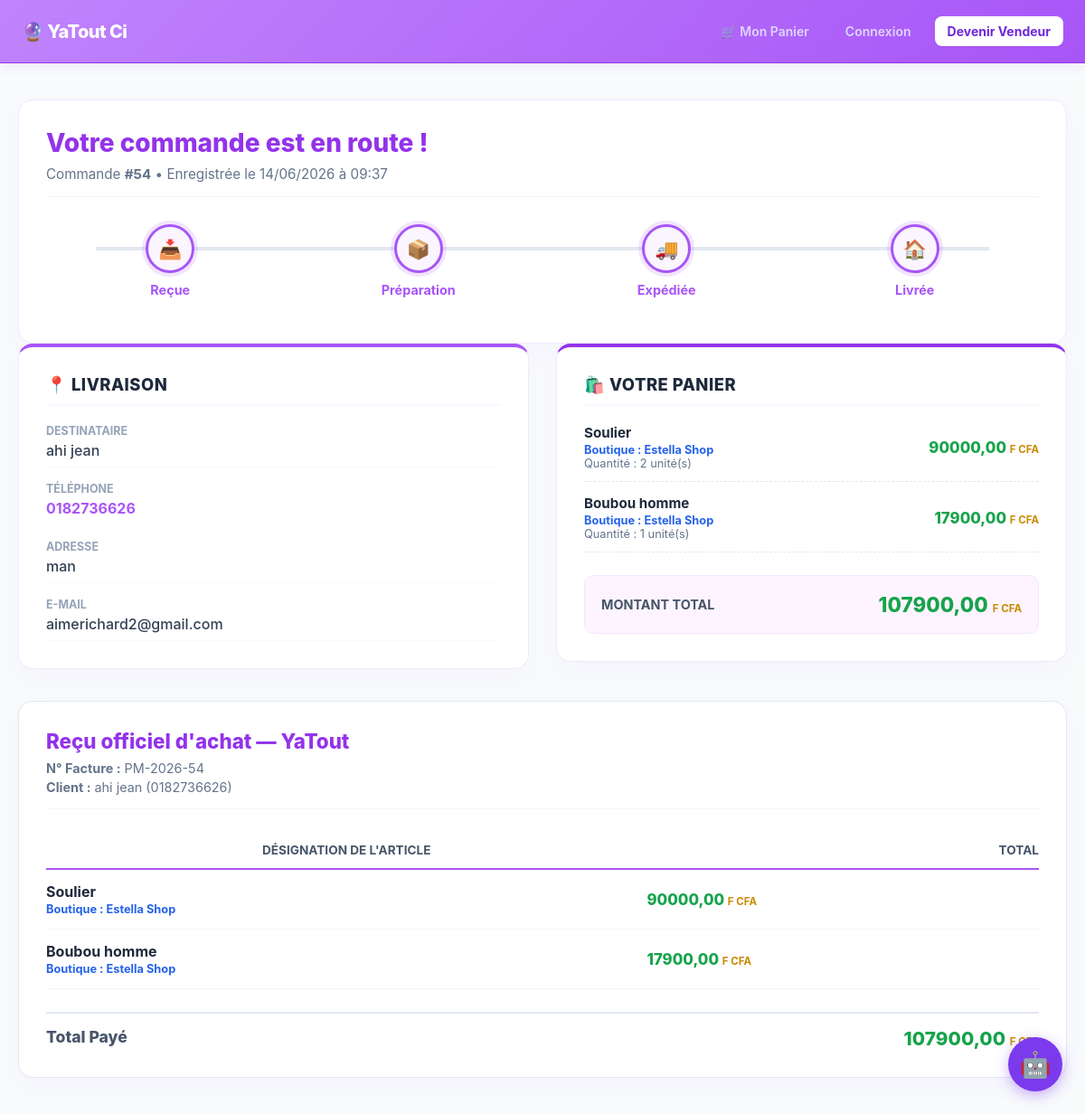
The app's page /commande/suivi/54/ with its own data.
### shop/models.py (models this page shows, shortened)
class Commande(models.Model):
    STATUT_CHOICES = [
        ('RECU', 'Commande reçue'),
        ('PREP', 'En cours de préparation'),
        ('EXPE', 'Expédiée'),
        ('LIVR', 'Livrée'),
    ]
    nom_client = models.CharField(max_length=255)
    email_client = models.EmailField()
    telephone = models.CharField(max_length=20, default="")
    adresse = models.TextField()
    date_commande = models.DateTimeField(auto_now_add=True)
    statut = models.CharField(max_length=4, choices=STATUT_CHOICES, default='RECU')
    def get_total_cost(self):
        return sum(item.get_cost() for item in self.items.all())

class LigneCommande(models.Model):
    commande = models.ForeignKey(Commande, on_delete=models.CASCADE, related_name='items')
    produit = models.ForeignKey(Produit, on_delete=models.CASCADE)
    prix = models.DecimalField(max_digits=10, decimal_places=2)  # Sauvegarde le prix au moment de l'achat
    quantite = models.PositiveIntegerField(default=1)
    def get_cost(self):
        return self.prix * self.quantite

class Produit(models.Model):
    vendeur = models.ForeignKey(Vendeur, on_delete=models.CASCADE, related_name='produits')
    nom = models.CharField(max_length=255)
    description = models.TextField()
    prix = models.DecimalField(max_digits=10, decimal_places=2)
    ancien_prix = models.DecimalField(max_digits=10, decimal_places=2, blank=True, null=True)
    image = models.ImageField(upload_to='produits/', blank=True, null=True)
    stock = models.PositiveIntegerField(default=10)
    date_ajout = models.DateTimeField(auto_now_add=True)

class Vendeur(models.Model):
    CHOIX_DEVISES = [
        ('EUR', 'Euro (€)'),
        ('USD', 'Dollar US ($)'),
        ('MAD', 'Dirham Marocain (DH)'),
        ('XOF', 'F cfa '),
        ('CAD', 'Dollar Canadien ($CA)'),
    ]
    user = models.OneToOneField(User, on_delete=models.CASCADE)
    nom_boutique = models.CharField(max_length=255)
    description = models.TextField(blank=True)
    devise = models.CharField(max_length=3, choices=CHOIX_DEVISES, default='EUR')
    date_creation = models.DateTimeField(auto_now_add=True)

### shop/views.py (the view)
# urls.py: path('commande/suivi/<int:pk>/', views.suivi_commande, name='suivi_commande'),
def suivi_commande(request, pk):
    commande = get_object_or_404(Commande, pk=pk)
    return render(request, 'shop/suivi_commande.html', {'commande': commande})

### shop/templates/shop/suivi_commande.html (shortened to what this page needs)
{% extends 'shop/base.html' %}
{% block content %}
<div class="yt-tracking-wrapper">
    <div class="yt-tracking-card yt-main-status">
        <h2>Votre commande est en route !</h2>
        <div class="yt-tracking-meta">
            Commande <strong>#{{ commande.id }}</strong> • Enregistrée le {{ commande.date_commande|date:"d/m/Y à H:i" }}
        </div>
        <div class="yt-progressbar">
            <div class="yt-step yt-step-active">
                <div class="yt-step-bullet">📥</div>
                <div class="yt-step-label">Reçue</div>
            </div>
            <div class="yt-step {% if commande.statut == 'PREP' or commande.statut == 'EXPE' or commande.statut == 'LIVR' %}yt-step-active{% endif %}">
                <div class="yt-step-bullet">📦</div>
                <div class="yt-step-label">Préparation</div>
            </div>
            <div class="yt-step {% if commande.statut == 'EXPE' or commande.statut == 'LIVR' %}yt-step-active{% endif %}">
                <div class="yt-step-bullet">🚚</div>
                <div class="yt-step-label">Expédiée</div>
            </div>
            <div class="yt-step {% if commande.statut == 'LIVR' %}yt-step-active{% endif %}">
                <div class="yt-step-bullet">🏠</div>
                <div class="yt-step-label">Livrée</div>
            </div>
        </div>
    </div>
    <div class="yt-tracking-grid">
        <div class="yt-tracking-card yt-delivery-info">
            <h4 class="yt-tracking-section-title">📍 Livraison</h4>
            <div class="yt-delivery-list">
                <div class="yt-delivery-row">
                    <span class="yt-row-label">Destinataire</span>
                    <span class="yt-row-value yt-client-name">{{ commande.nom_client }}</span>
                </div>
                <div class="yt-delivery-row">
                    <span class="yt-row-label">Téléphone</span>
                    <span class="yt-row-value yt-phone-highlight">{{ commande.telephone }}</span>
                </div>
                <div class="yt-delivery-row">
                    <span class="yt-row-label">Adresse</span>
                    <span class="yt-row-value">{{ commande.adresse }}</span>
                </div>
                <div class="yt-delivery-row">
                    <span class="yt-row-label">E-mail</span>
                    <span class="yt-row-value">{{ commande.email_client }}</span>
                </div>
            </div>
        </div>
        <div class="yt-tracking-card yt-basket-summary">
            <h4 class="yt-tracking-section-title">🛍️ Votre Panier</h4>
            <div class="yt-summary-list">
                {% for item in commande.items.all %}
                <div class="yt-summary-item">
                    <div>
                        <span class="yt-item-title">{{ item.produit.nom }}</span>
                        <span class="yt-item-vendor">Boutique : {{ item.produit.vendeur.nom_boutique }}</span>
                        <span class="yt-item-qty">Quantité : {{ item.quantite }} unité(s)</span>
                    </div>
                    <div class="yt-item-price-total">
                        {{ item.get_cost }} <span class="yt-currency-small">{{ item.produit.vendeur.get_devise_display }}</span>
                    </div>
                </div>
                {% empty %}
                <p class="yt-empty-text">Aucun article trouvé.</p>
                {% endfor %}
            </div>
            <div class="yt-summary-total-box">
                <span class="yt-total-label">Montant total</span>
                <span class="yt-total-amount">
                    {{ commande.get_total_cost }} <span class="yt-currency-small">{{ commande.items.all.first.produit.vendeur.get_devise_display }}</span>
                </span>
            </div>
        </div>
    </div>
    {% if commande.statut == 'LIVR' %}
    <div class="yt-tracking-card yt-receipt-card">
        <h3 class="yt-receipt-title">Reçu officiel d'achat — YaTout</h3>
        <div class="yt-receipt-meta">
            <span><strong>N° Facture :</strong> PM-2026-{{ commande.id }}</span>
            <span><strong>Client :</strong> {{ commande.nom_client }} ({{ commande.telephone }})</span>
        </div>
        <table class="yt-receipt-table">
            <thead>
                <tr>
                    <th>Désignation de l'article</th>
                    <th style="text-align: right;">Total</th>
                </tr>
            </thead>
            <tbody>
                {% for item in commande.items.all %}
                <tr>
                    <td>
                        <strong style="color: #1e293b;">{{ item.produit.nom }}</strong>
                        <span class="yt-receipt-shop-sub">Boutique : {{ item.produit.vendeur.nom_boutique }}</span>
                    </td>
                    <td class="yt-receipt-price-cell">
                        {{ item.get_cost }} <span class="yt-currency-small">{{ item.produit.vendeur.get_devise_display }}</span>
                    </td>
                </tr>
                {% endfor %}
            </tbody>
        </table>
        <div class="yt-receipt-final-row">
            <span>Total Payé</span>
            <span class="yt-receipt-final-amount">
                {{ commande.get_total_cost }} <span class="yt-currency-small">{{ commande.items.all.first.produit.vendeur.get_devise_display }}</span>
            </span>
        </div>
    </div>
    {% endif %}
</div>
{% endblock %}

### shop/static/shop/js/css/style.css (style rules this page uses)
* { box-sizing: border-box; margin: 0; padding: 0; }
.yt-tracking-wrapper { max-width: 1100px; margin: 40px auto; padding: 0 20px; }
.yt-tracking-card { background: #ffffff; border-radius: 16px; padding: 30px; border: 1px solid #f3e8ff; box-shadow: 0 10px 25px rgba(168, 85, 247, 0.03); }
.yt-main-status h2 { color: #9333ea; font-size: 1.75rem; font-weight: 800; margin-bottom: 8px; }
.yt-tracking-meta { color: #64748b; font-size: 0.95rem; margin-bottom: 30px; border-bottom: 1px solid #f1f5f9; padding-bottom: 15px; }
.yt-progressbar { display: flex; justify-content: space-between; position: relative; margin: 20px 0; }
.yt-progressbar::before { content: ""; position: absolute; top: 25px; left: 5%; width: 90%; height: 4px; background-color: #e2e8f0; z-index: 1; }
.yt-step { text-align: center; position: relative; z-index: 2; flex: 1; }
.yt-step-bullet { width: 54px; height: 54px; background-color: #ffffff; border: 3px solid #cbd5e1; border-radius: 50%; display: flex; align-items: center; justify-content: center; margin: 0 auto 10px auto; font-size: 1.3rem; transition: all 0.3s ease; }
.yt-step-label { font-size: 0.9rem; font-weight: 600; color: #64748b; }
.yt-step-active .yt-step-bullet { border-color: #a855f7; background-color: #faf5ff; box-shadow: 0 0 0 4px rgba(168, 85, 247, 0.15); }
.yt-step-active .yt-step-label { color: #a855f7; font-weight: 700; }
.yt-tracking-grid { display: grid; grid-template-columns: repeat(auto-fit, minmax(350px, 1fr)); gap: 30px; margin-bottom: 35px; align-items: start; }
.yt-delivery-info { border-top: 4px solid #a855f7; }
.yt-basket-summary { border-top: 4px solid #9333ea; }
.yt-tracking-section-title { font-size: 1.15rem; font-weight: 800; color: #1e293b; margin-bottom: 20px; text-transform: uppercase; letter-spacing: 0.5px; padding-bottom: 10px; border-bottom: 2px solid #faf5ff; }
.yt-delivery-list { display: flex; flex-direction: column; gap: 16px; }
.yt-delivery-row { display: flex; flex-direction: column; gap: 4px; border-bottom: 1px solid #f8fafc; padding-bottom: 8px; }
.yt-row-label { color: #94a3b8; font-size: 0.78rem; font-weight: 700; text-transform: uppercase; }
.yt-row-value { font-weight: 500; color: #334155; }
.yt-phone-highlight { font-weight: 700; color: #a855f7; }
.yt-summary-list { display: flex; flex-direction: column; gap: 14px; margin-bottom: 25px; }
.yt-summary-item { display: flex; justify-content: space-between; align-items: center; padding-bottom: 12px; border-bottom: 1px dashed #e2e8f0; }
.yt-item-title { font-weight: 700; color: #1e293b; display: block; font-size: 0.95rem; }
.yt-item-vendor, .yt-receipt-shop-sub { font-size: 0.8rem; color: #2563eb !important; font-weight: 700; display: block; margin-top: 2px; }
.yt-item-qty { font-size: 0.8rem; color: #64748b; display: block; }
.yt-item-price-total, .yt-receipt-price-cell { font-weight: 800; color: #16a34a !important; font-size: 1.05rem; }
.yt-currency-small { color: #ca8a04 !important; font-size: 0.72rem !important; font-weight: 700; text-transform: uppercase; }
.yt-summary-total-box { background: #fdf4ff; padding: 18px; border-radius: 10px; display: flex; justify-content: space-between; align-items: center; border: 1px solid #f3e8ff; }
.yt-total-label { font-size: 0.9rem; font-weight: 700; color: #475569; text-transform: uppercase; }
.yt-total-amount { font-size: 1.4rem; font-weight: 800; color: #16a34a; }
.yt-receipt-card { border: 1px solid #e2e8f0; background: #ffffff; }
.yt-receipt-title { color: #9333ea; font-weight: 800; font-size: 1.4rem; margin-bottom: 8px; }
.yt-receipt-meta { color: #64748b; font-size: 0.9rem; display: flex; flex-direction: column; gap: 4px; margin-bottom: 25px; border-bottom: 1px solid #f1f5f9; padding-bottom: 15px; }
.yt-receipt-table { width: 100%; border-collapse: collapse; margin-bottom: 25px; }
.yt-receipt-table th { border-bottom: 2px solid #a855f7; color: #475569; padding: 12px 0; font-weight: 700; font-size: 0.85rem; text-transform: uppercase; }
.yt-receipt-table td { padding: 14px 0; border-bottom: 1px solid #f1f5f9; }
.yt-receipt-final-row { border-top: 2px solid #e2e8f0; padding-top: 15px; display: flex; justify-content: space-between; font-weight: 800; font-size: 1.1rem; color: #475569; }
.yt-receipt-final-amount { color: #16a34a; font-size: 1.3rem; }
html { scroll-behavior: smooth; }

### records on screen
Commande: id "54", date_commande "14/06/2026 à 09:37", nom_client "ahi jean", telephone "0182736626", adresse "man", email_client "aimerichard2@gmail.com", get_total_cost "107900,00", items.all.first.produit.vendeur.devise "F CFA", items.all.first.produit.vendeur.devise "F…"
LigneCommande: produit.nom "Soulier", produit.vendeur.nom_boutique "Estella Shop", quantite "2", get_cost "90000,00", produit.vendeur.devise "F CFA"
LigneCommande: produit.nom "Boubou homme", produit.vendeur.nom_boutique "Estella Shop", quantite "1", get_cost "17900,00", produit.vendeur.devise "F CFA"
